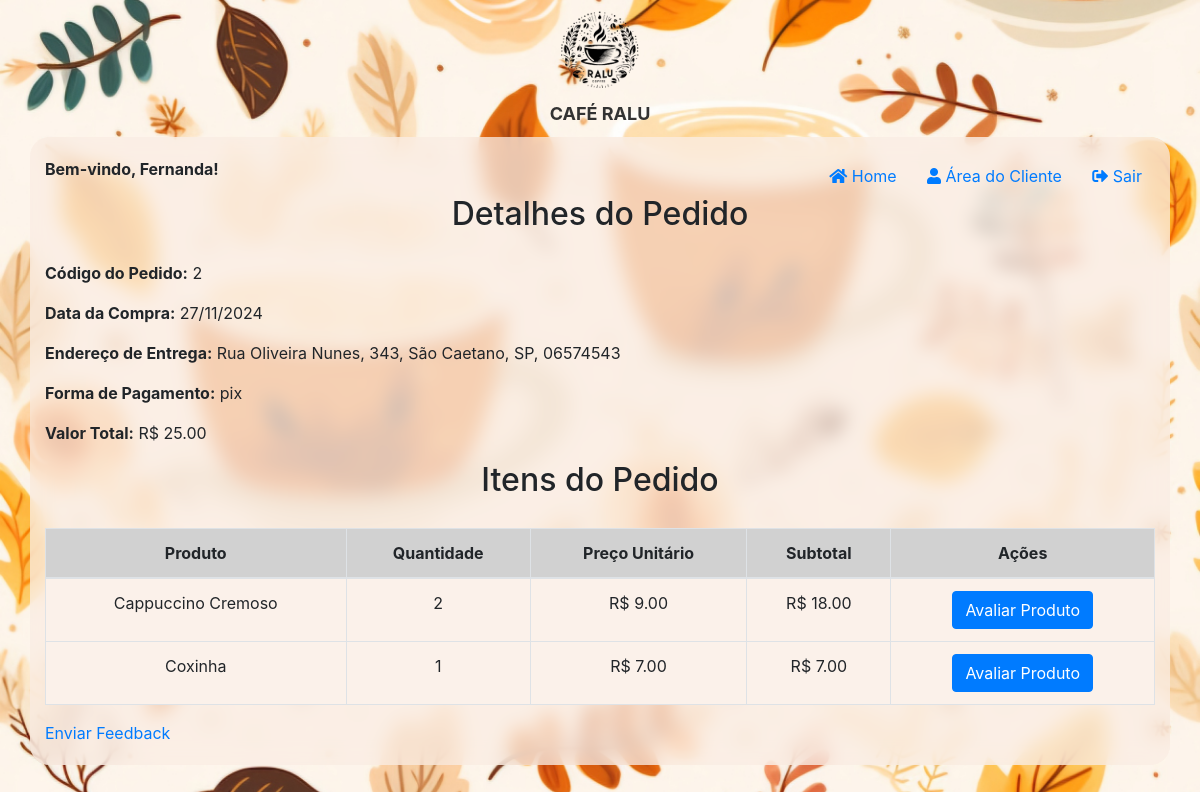
Page /detalhes_pedido/2 (signed in) on the committed database.
### models.py (models this page shows)
class Compra(Base):
    __tablename__ = 'compras'
    id = Column(Integer, primary_key=True, autoincrement=True)
    email_usuario = Column(String, ForeignKey('usuarios.email'), nullable=False)
    data_compra = Column(Date, nullable=False)
    quantidade = Column(Integer, nullable=False)
    preco_total = Column(Float, nullable=False)
    forma_pagamento = Column(String, nullable=False)
    numero_cartao = Column(String)
    nome_cartao = Column(String)
    validade_cartao = Column(String)
    cvv_cartao = Column(String)
    endereco_entrega = Column(Integer, ForeignKey('enderecos.id'), nullable=False)
    usuario = relationship('Usuario', back_populates='compras')
    itens = relationship('ItensCompra', back_populates='compra')
    endereco = relationship('Endereco', back_populates='compras')

class Endereco(Base):
    __tablename__ = 'enderecos'
    id = Column(Integer, primary_key=True, autoincrement=True)
    email_usuario = Column(String, ForeignKey('usuarios.email'), nullable=False)
    endereco = Column(String, nullable=False)
    cidade = Column(String, nullable=False)
    estado = Column(String, nullable=False)
    cep = Column(String, nullable=False)
    usuario = relationship('Usuario', back_populates='enderecos')
    compras = relationship('Compra', back_populates='endereco')

class ItensCompra(Base):
    __tablename__ = 'itens_compra'
    id = Column(Integer, primary_key=True, autoincrement=True)
    id_compra = Column(Integer, ForeignKey('compras.id'), nullable=False)
    id_produto = Column(String, ForeignKey('produtos.id'), nullable=False)
    quantidade = Column(Integer, nullable=False)
    preco_unitario = Column(Float, nullable=False)
    compra = relationship('Compra', back_populates='itens')
    produto = relationship('Produto')

class Produto(Base):
    __tablename__ = 'produtos'
    id = Column(String, primary_key=True)
    nome = Column(String)
    descricao = Column(String)
    preco = Column(Float)
    imagem = Column(String)
    tipo = Column(String)
    ingredientes = Column(String)

### app.py (the view)
@app.route('/detalhes_pedido/<int:pedido_id>')
@login_required
def detalhes_pedido(pedido_id):
    pedido = db_session.query(Compra).filter_by(id=pedido_id).first()
    if not pedido:
        return "Pedido não encontrado", 404
    endereco = db_session.query(Endereco).filter_by(id=pedido.endereco_entrega).first()
    itens = db_session.query(ItensCompra).filter_by(id_compra=pedido_id).all()
    return render_template('detalhes_pedido.html', pedido=pedido, endereco=endereco, itens=itens)

### app.py (called while the page is built)
def login_required(f):
    @wraps(f)
    def decorated_function(*args, **kwargs):
        if 'user_id' not in session:
            return redirect(url_for('index'))
        return f(*args, **kwargs)
    return decorated_function

### templates/detalhes_pedido.html (shortened to what this page needs)
{% extends "base.html" %}
{% block content %}
<h2>Detalhes do Pedido</h2>
<p><strong>Código do Pedido:</strong> {{ pedido.id }}</p>
<p><strong>Data da Compra:</strong> {{ pedido.data_compra.strftime('%d/%m/%Y') }}</p>
<p><strong>Endereço de Entrega:</strong> {{ endereco.endereco }}, {{ endereco.cidade }}, {{ endereco.estado }}, {{ endereco.cep }}</p>
<p><strong>Forma de Pagamento:</strong> {{ pedido.forma_pagamento }}</p>
<p><strong>Valor Total:</strong> R$ {{ '%.2f'|format(pedido.preco_total) }}</p>
<h2>Itens do Pedido</h2>
<table class="table">
    <thead>
        <tr>
            <th>Produto</th>
            <th>Quantidade</th>
            <th>Preço Unitário</th>
            <th>Subtotal</th>
            <th>Ações</th>
        </tr>
    </thead>
    <tbody>
        {% for item in itens %}
        <tr>
            <td>{{ item.produto.nome }}</td>
            <td>{{ item.quantidade }}</td>
            <td>R$ {{ '%.2f'|format(item.preco_unitario) }}</td>
            <td>R$ {{ '%.2f'|format(item.preco_unitario * item.quantidade) }}</td>
            <td>
                <a href="{{ url_for('avaliar_produto', produto_id=item.produto.id) }}" class="btn btn-primary">Avaliar Produto</a>
            </td>
        </tr>
        {% endfor %}
    </tbody>
</table>
{% endblock %}

### static/css/styles.css (style rules this page uses)
body { font-family: Arial, sans-serif; margin: 0; padding: 0; background-image: url('/static/fundo.jpg'); background-size: cover; background-repeat: no-repeat; background-position: center center; background-attachment: fixed; font-size: 18px; }
h1, h2 { text-align: center; font-weight: bold; }
h2 { padding-bottom: 20px; }
.btn { display: inline-block; padding: 10px 15px; font-size: 16px; font-weight: bold; text-align: center; text-decoration: none; border-radius: 4px; transition: background-color 0.3s; }
.btn-primary { color: #fff; background-color: #007bff; border-color: #007bff; }
.table { width: 100%; margin-bottom: 10px; border-collapse: collapse; background-color: white }
thead { background-color: #d1d1d1; text-align: center; }
tbody { background-color: rgb(250,236,227,0.75); text-align: center; }
th, td { padding: 0.75rem; vertical-align: center; border-top: 1px solid #dee2e6; padding: 10px; border: 1px solid #dee2e6; text-align: center; }

### rows in the picture
Compra: id "2", data_compra "27/11/2024", forma_pagamento "pix", preco_total "25.00"
Endereco: endereco "Rua Oliveira Nunes, 343", cidade "São Caetano", estado "SP", cep "06574543"
ItensCompra: produto.nome "Cappuccino Cremoso", quantidade "2", preco_unitario "9.00", item.preco_unitario*item.quantidade "18.00"
ItensCompra: produto.nome "Coxinha", quantidade "1", preco_unitario "7.00", item.preco_unitario*item.quantidade "7.00"

### other values in the picture
{{ session.get('user_name') }} "Fernanda"
